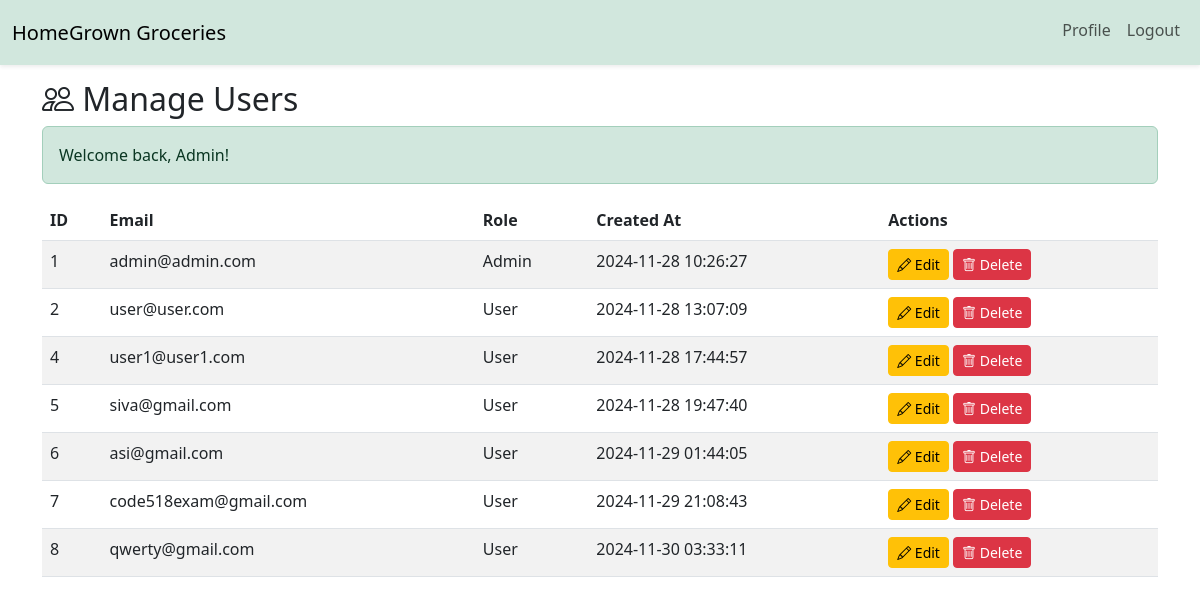
Screenshot of /admin/admin_users.php (signed in) with the database file from the repository.
### tables this page shows
CREATE TABLE `Users` (
  `user_id` int(11) NOT NULL,
  `username` varchar(50) NOT NULL,
  `email` varchar(100) NOT NULL,
  `password` varchar(255) NOT NULL,
  `role` enum('user','admin') DEFAULT 'user',
  `phone` varchar(20) DEFAULT NULL,
  `shipping_address` text DEFAULT NULL,
  `created_at` timestamp NOT NULL DEFAULT current_timestamp()
);

### admin/admin_users.php (the view, shortened to what this page needs)
<?php
include '../config/db.php';
include '../includes/header_admin.php';
$result = $conn->query("SELECT user_id, email, role, created_at FROM Users");
?>
<div class="container mt-4">
    <h2><i class="bi bi-people"></i> Manage Users</h2>
    <?php if (isset($_SESSION['success'])): ?>
        <div class="alert alert-success"><?php echo $_SESSION['success']; unset($_SESSION['success']); ?></div>
    <?php endif; ?>
    <table class="table table-striped mt-3">
        <thead>
            <tr>
                <th>ID</th>
                <th>Email</th>
                <th>Role</th>
                <th>Created At</th>
                <th>Actions</th>
            </tr>
        </thead>
        <tbody>
            <?php while ($row = $result->fetch_assoc()): ?>
                <tr>
                    <td><?php echo $row['user_id']; ?></td>
                    <td><?php echo $row['email']; ?></td>
                    <td><?php echo ucfirst($row['role']); ?></td>
                    <td><?php echo $row['created_at']; ?></td>
                    <td>
                        <a href="edit_user.php?user_id=<?php echo $row['user_id']; ?>" class="btn btn-warning btn-sm"><i class="bi bi-pencil"></i> Edit</a>
                        <a href="admin_users.php?delete=<?php echo $row['user_id']; ?>" class="btn btn-danger btn-sm" onclick="return confirm('Are you sure?');"><i class="bi bi-trash"></i> Delete</a>
                    </td>
                </tr>
            <?php endwhile; ?>
        </tbody>
    </table>
</div>
<?php include '../includes/footer.php'; ?>

### assets/css/style.css (style rules this page uses)
body { margin: 0; padding: 0; box-sizing: border-box; }

### includes/header_admin.php (style rules this page uses)
body { padding-top: 56px; }

### rows the page displays
users: user_id "1", email "admin@admin.com", role "Admin", created_at "2024-11-28 10:26:27"
users: user_id "2", email "user@user.com", role "User", created_at "2024-11-28 13:07:09"
users: user_id "4", email "user1@user1.com", role "User", created_at "2024-11-28 17:44:57"
users: user_id "5", email "siva@gmail.com", role "User", created_at "2024-11-28 19:47:40"
users: user_id "6", email "asi@gmail.com", role "User", created_at "2024-11-29 01:44:05"
users: user_id "7", email "code518exam@gmail.com", role "User", created_at "2024-11-29 21:08:43"
users: user_id "8", email "qwerty@gmail.com", role "User", created_at "2024-11-30 03:33:11"

### other values shown
$_SESSION['success'] "Welcome back, Admin!"
